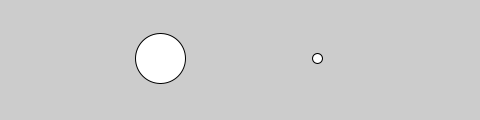
Frame 1 (no input)
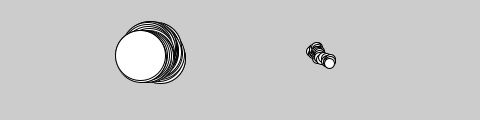
Frame 60 (the mouse pressed at the canvas centre just before this capture)
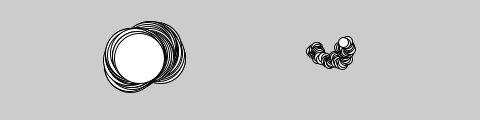
Frame 120 (the mouse held since frame 60 and released just before this capture)

The Processing sketch that drew these frames (run headless with seeded random() and noise(); from frame 60 on, the mouse is pressed at the canvas centre):

// Processing sketch: Example_9_2
// ── Example_9_2.pde
JitterBug bug;
JitterBug jit;

void setup(){
	size(480, 120);
	smooth();
	bug = new JitterBug(width * 0.33, height/2, 50);
	jit = new JitterBug(width * 0.66, height/2, 10);
}

void draw(){
	jit.move();
	jit.display();
	bug.move();
	bug.display();	
}




// ── JitterBug.pde
class JitterBug {
	
	float x;
	float y;
	int diameter;
	float speed = 2.5;

	JitterBug(float tempX, float tempY, int tempDiameter) {
		x = tempX;
		y = tempY;
		diameter = tempDiameter;
	}

	void move() {
		x += random(-speed, speed);
		y += random(-speed, speed);
	}

	void display() {
		ellipse(x, y, diameter, diameter);
	}
}
